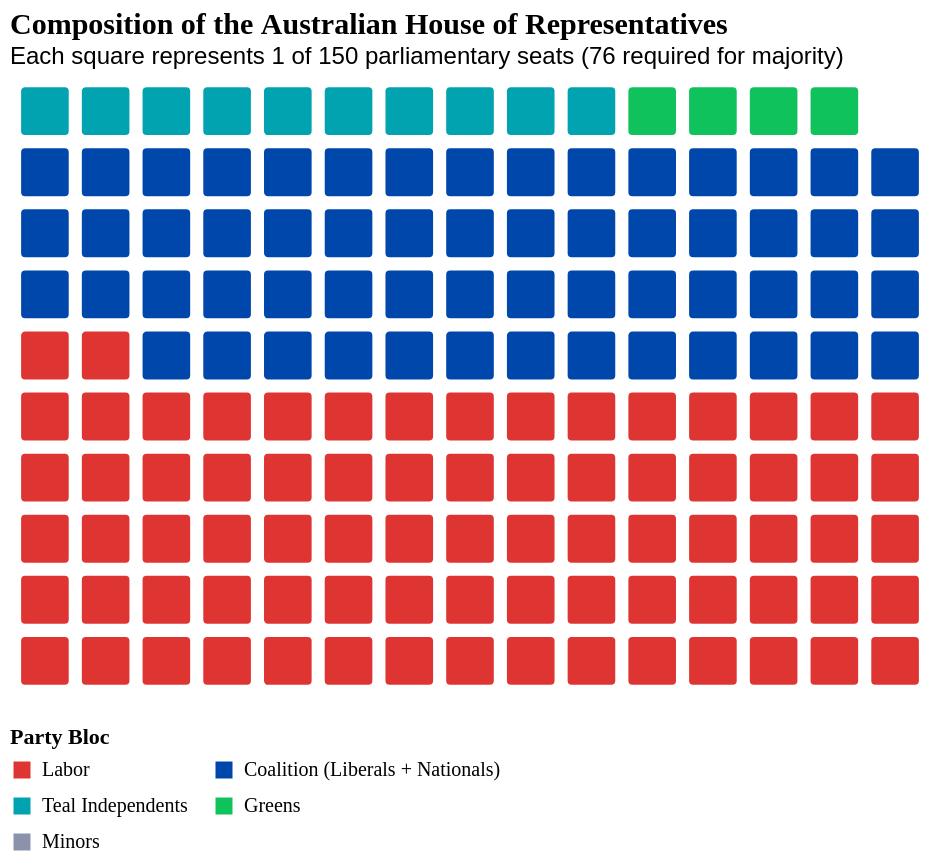

Vega-Lite specification stored for this chart:
### Vega-Lite specification from a JSON file in a GitHub repository (floating-point values rounded to 4 significant figures)
{"$schema": "https://vega.github.io/schema/vega-lite/v5.json", "title": {"text": "Composition of the Australian House of Representatives", "subtitle": "Each square represents 1 of 150 parliamentary seats (76 required for majority)", "anchor": "start", "fontSize": 15, "font": "Public Sans"}, "width": 460, "height": 310, "data": {"values": [{"party": "Labor", "count": 77}, {"party": "Coalition (Liberals + Nationals)", "count": 58}, {"party": "Teal Independents", "count": 10}, {"party": "Greens", "count": 4}, {"party": "Other Minor / Ind", "count": 1}]}, "transform": [{"calculate": "sequence(0, datum.count)", "as": "seq"}, {"flatten": ["seq"]}, {"window": [{"op": "row_number", "as": "id"}]}, {"calculate": "((datum.id - 1) % 15) + 1", "as": "col"}, {"calculate": "ceil(datum.id / 15)", "as": "row"}], "mark": {"type": "rect", "cornerRadius": 3, "stroke": "#ffffff", "strokeWidth": 2, "size": 22}, "encoding": {"x": {"field": "col", "type": "ordinal", "axis": null, "scale": {"padding": 0.15}}, "y": {"field": "row", "type": "ordinal", "axis": null, "sort": "descending", "scale": {"padding": 0.15}}, "color": {"field": "party", "type": "nominal", "scale": {"domain": ["Labor", "Coalition (Liberals + Nationals)", "Teal Independents", "Greens", "Minors"], "range": ["#DE3533", "#0047AB", "#00A3AF", "#10C25B", "#8C92AC"]}, "legend": {"title": "Party Bloc", "orient": "bottom", "columns": 2, "labelFont": "Public Sans", "titleFont": "Public Sans", "offset": 15}}, "tooltip": [{"field": "party", "type": "nominal", "title": "Party Bloc"}]}, "config": {"view": {"stroke": "transparent"}}}
